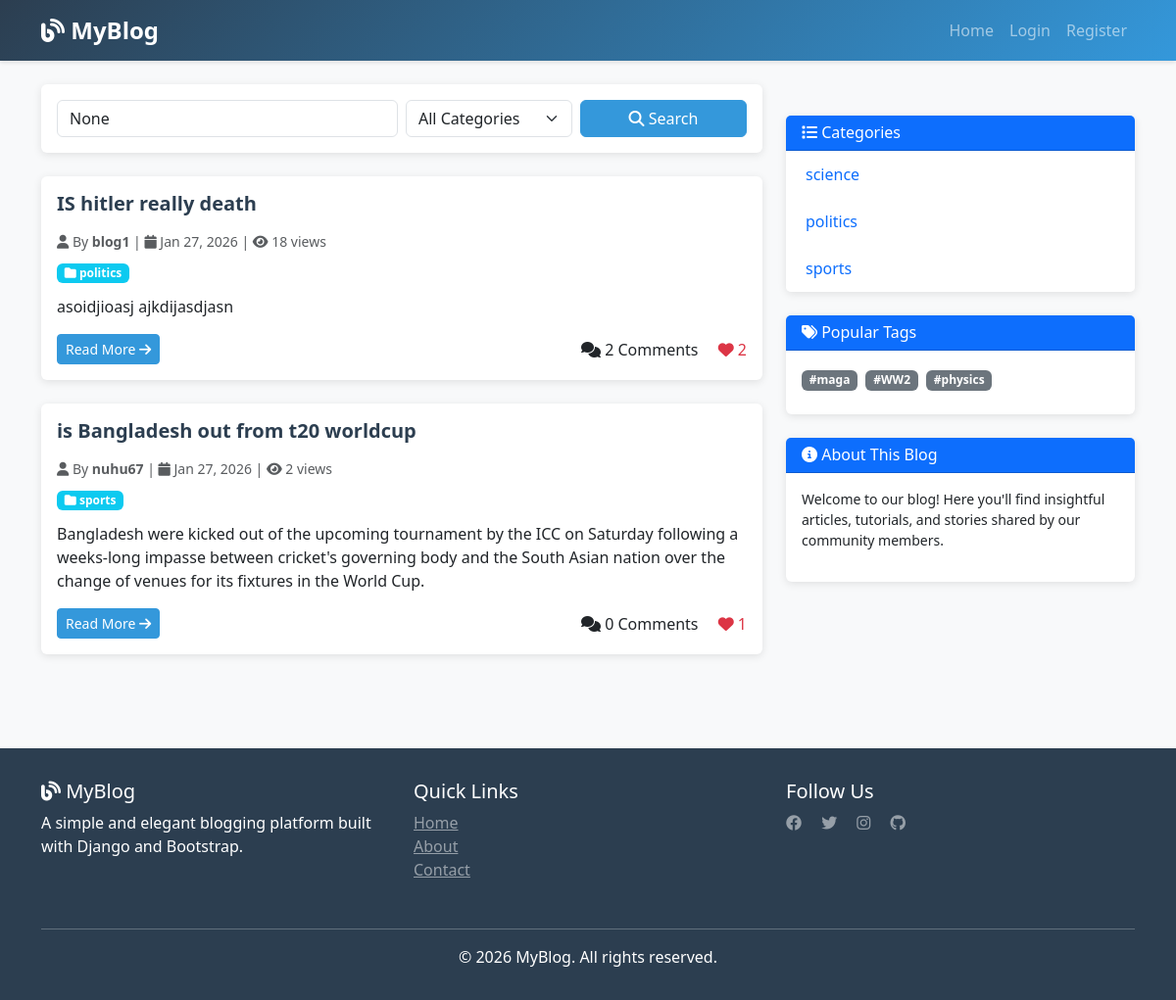
Before: / with the older database file.
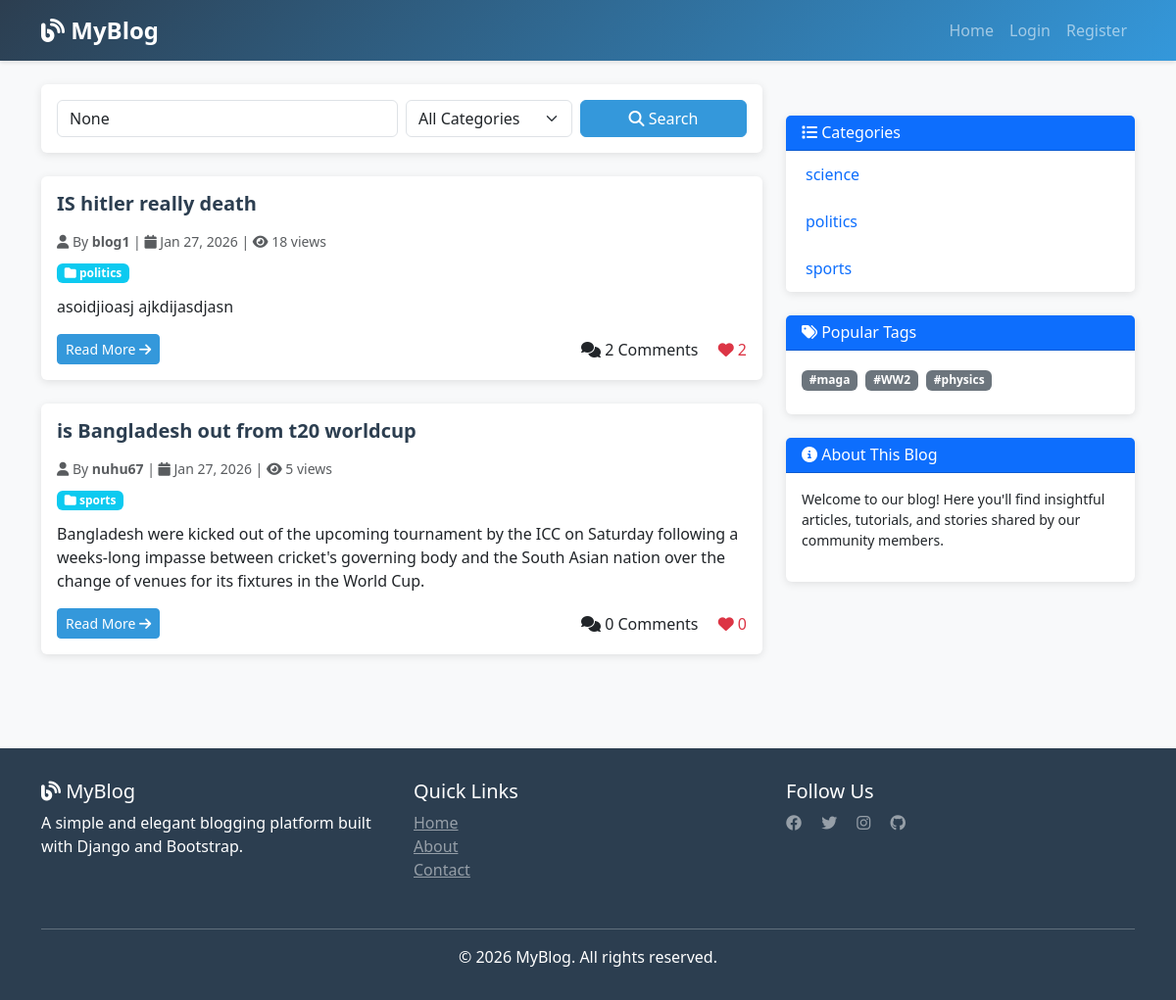
After: the same page with the newer database file.
### blog/models.py (models this page shows, shortened)
class Post(models.Model):
    title=models.CharField(max_length=100)
    content=RichTextField(blank=True, null=True)
    author=models.ForeignKey(User, on_delete=models.CASCADE)
    created_at=models.DateTimeField(auto_now_add=True)
    updated_at=models.DateTimeField(auto_now=True)
    Catagory=models.ForeignKey(Catagory, on_delete=models.SET_NULL , null=True)
    tags=models.ManyToManyField(Tag)
    view_count=models.PositiveBigIntegerField(default=0)
    liked_users=models.ManyToManyField(User, related_name='liked_posts')

class Catagory(models.Model):
    name = models.CharField(max_length=100)

### blog/views.py (the view)
# urls.py: path('', views.post_list, name='post_list'),
def post_list(request):
    catagoryQ=request.GET.get('category')
    tagQ=request.GET.get('tag')
    searchQ=request.GET.get('q')
    posts=Post.objects.all()
    if catagoryQ:
        posts=posts.filter(Catagory__name=catagoryQ)
    if tagQ:
        posts=posts.filter(tags__name=tagQ)
    if searchQ:
        posts=posts.filter(
            Q(title__icontains=searchQ) | Q(content__icontains=searchQ)
            | Q(tags__name__icontains=searchQ) | Q(Catagory__name__icontains=searchQ)
        ).distinct()
    paginator=Paginator(posts,2)
    page_number=request.GET.get('page')
    page_obj=paginator.get_page(page_number)
    context={
      "page_obj":page_obj,
      "catagories":Catagory.objects.all(),
      "tags":Tag.objects.all(),
      "search_query":searchQ,
      "catagory_query":catagoryQ,
      "tag_query":tagQ,
    }
    return render(request,'blog/post_list.html',context)

### templates/blog/post_list.html (shortened to what the changed rows need)
{% extends 'base.html' %}
{% load crispy_forms_tags %}
{% block content %}
<div class="row">
    <div class="col-lg-8">
        {% if page_obj %}
            {% for post in page_obj %}
            <div class="card mb-4">
                <div class="card-body">
                    <div class="d-flex justify-content-between align-items-start mb-2">
                        <h5 class="card-title post-title">{{ post.title }}</h5>
                    </div>
                    <p class="text-muted small mb-2">
                        <i class="fas fa-user"></i> By <strong>{{ post.author.username }}</strong> |
                        <i class="fas fa-calendar"></i> {{ post.created_at|date:"M d, Y" }} |
                        <i class="fas fa-eye"></i> {{ post.view_count }} views
                    </p>
                    {% if post.Catagory %}
                    <p class="mb-2">
                        <span class="badge bg-info">
                            <i class="fas fa-folder"></i> {{ post.Catagory.name }}
                        </span>
                    </p>
                    {% endif %}
                    <div class="card-text post-excerpt mb-3">
                        {{ post.content|truncatewords:50|safe }}
                    </div>
                    <div class="d-flex justify-content-between align-items-center">
                        <div>
                            <a href="{% url 'post_detail' post.id %}" class="btn btn-sm btn-primary">
                                Read More <i class="fas fa-arrow-right"></i>
                            </a>
                        </div>
                        <div>
                            <span class="me-3">
                                <i class="fas fa-comments"></i>
                                {{ post.comment_set.count }} Comments
                            </span>
                            {% if user.is_authenticated %}
                            <form method="POST" action="{% url 'like_post' post.id %}" class="d-inline">
                                {% csrf_token %}
                                <button type="submit" class="btn btn-sm {% if is_liked %}btn-danger{% else %}btn-outline-danger{% endif %}" style="border: none; background: none;">
                                    <i class="fas fa-heart"></i> {{ post.liked_users.count }}
                                </button>
                            </form>
                            {% else %}
                            <span class="text-danger"><i class="fas fa-heart"></i> {{ post.liked_users.count }}</span>
                            {% endif %}
                        </div>
                    </div>
                </div>
            </div>
            {% endfor %}
        {% else %}
        <div class="alert alert-info text-center py-5">
            <i class="fas fa-inbox fa-2x mb-3"></i>
            <p>No posts found. Try adjusting your search or filters.</p>
        </div>
        {% endif %}
    </div>
</div>
{% endblock %}

Changed rows visible on the page:
changed Post "is Bangladesh out from t20 worldcup": view_count "2" → "5"; liked_users.count "1" → "0"
